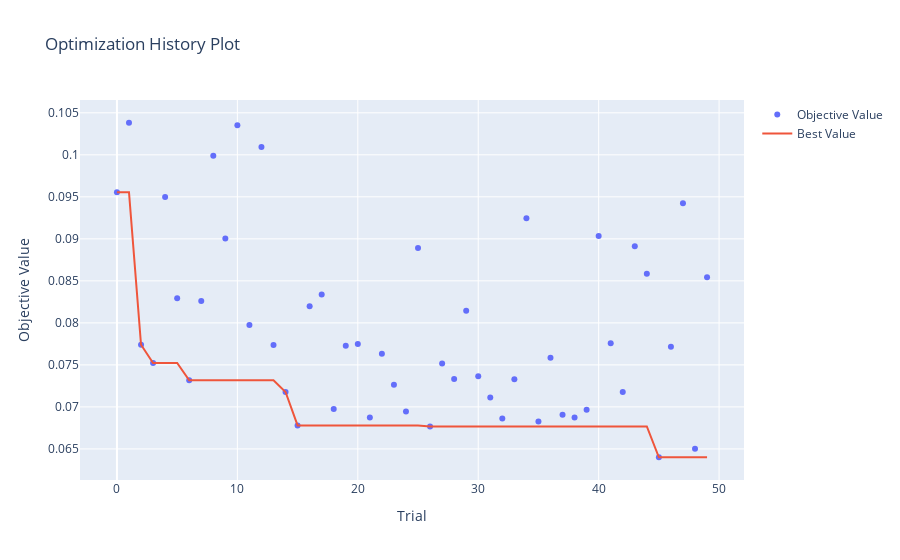
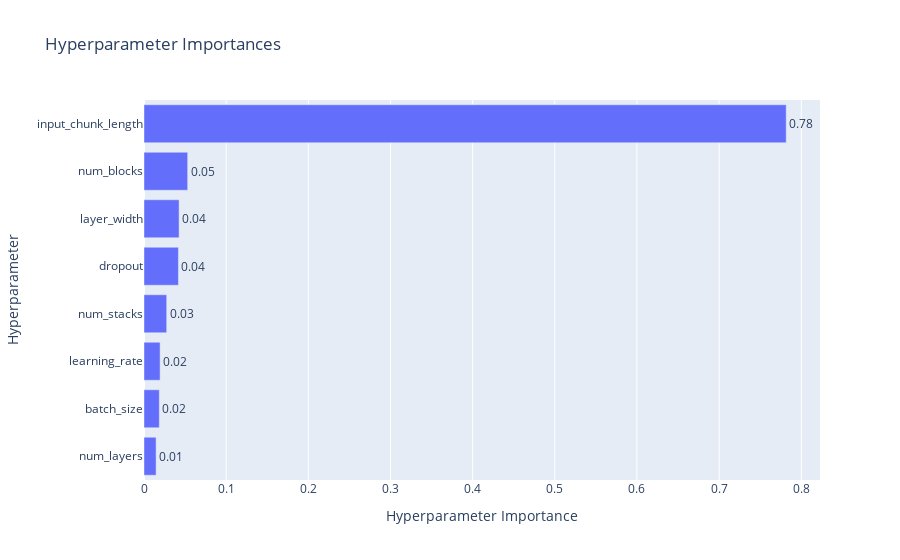
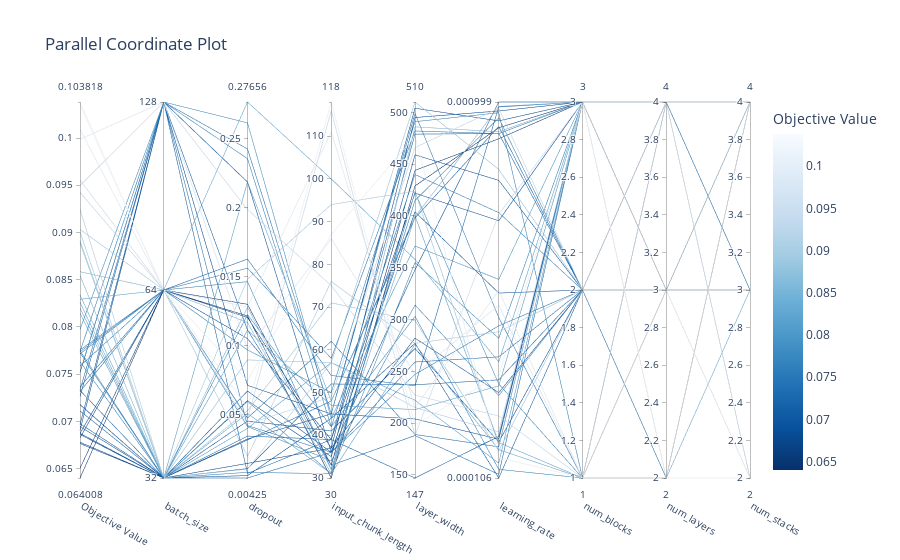

The cell these charts' notebook holds for them, in order:
### Code cell
import joblib
import optuna

# Load the study back from the file
study = joblib.load("nhits_study_final.pkl")
# Optimization history
optuna.visualization.plot_optimization_history(study).show()

# Parameter importances
optuna.visualization.plot_param_importances(study).show()

# Parallel coordinate plot
optuna.visualization.plot_parallel_coordinate(study).show()

### Figure 1 — Plotly figure (JSON) as saved in the notebook; plotly's stock layout.template omitted (floating-point values rounded to 4 significant figures)
{"data": [{"mode": "markers", "name": "Objective Value", "type": "scatter", "x": [0, 1, 2, 3, 4, 5, 6, 7, 8, 9, 10, 11, 12, 13, 14, 15, 16, 17, 18, 19, 20, 21, 22, 23, 24, 25, 26, 27, 28, 29, 30, 31, 32, 33, 34, 35, 36, 37, 38, 39, 40, 41, 42, 43, 44, 45, 46, 47, 48, 49], "y": [0.09554, 0.1038, 0.07739, 0.07522, 0.09497, 0.08293, 0.07316, 0.0826, 0.09988, 0.09006, 0.1035, 0.07973, 0.1009, 0.07737, 0.07178, 0.06779, 0.08198, 0.08339, 0.06975, 0.07727, 0.07749, 0.06874, 0.07632, 0.07263, 0.06945, 0.0889, 0.06767, 0.07517, 0.07331, 0.08144, 0.07365, 0.07112, 0.06863, 0.07328, 0.09246, 0.06827, 0.07586, 0.06905, 0.06874, 0.06966, 0.09033, 0.07757, 0.07177, 0.08913, 0.08585, 0.06401, 0.07715, 0.09424, 0.06503, 0.08544]}, {"mode": "lines", "name": "Best Value", "type": "scatter", "x": [0, 1, 2, 3, 4, 5, 6, 7, 8, 9, 10, 11, 12, 13, 14, 15, 16, 17, 18, 19, 20, 21, 22, 23, 24, 25, 26, 27, 28, 29, 30, 31, 32, 33, 34, 35, 36, 37, 38, 39, 40, 41, 42, 43, 44, 45, 46, 47, 48, 49], "y": [0.09554, 0.09554, 0.07739, 0.07522, 0.07522, 0.07522, 0.07316, 0.07316, 0.07316, 0.07316, 0.07316, 0.07316, 0.07316, 0.07316, 0.07178, 0.06779, 0.06779, 0.06779, 0.06779, 0.06779, 0.06779, 0.06779, 0.06779, 0.06779, 0.06779, 0.06779, 0.06767, 0.06767, 0.06767, 0.06767, 0.06767, 0.06767, 0.06767, 0.06767, 0.06767, 0.06767, 0.06767, 0.06767, 0.06767, 0.06767, 0.06767, 0.06767, 0.06767, 0.06767, 0.06767, 0.06401, 0.06401, 0.06401, 0.06401, 0.06401]}, {"marker": {"color": "#cccccc"}, "mode": "markers", "name": "Infeasible Trial", "showlegend": false, "type": "scatter", "x": [], "y": []}], "layout": {"title": {"text": "Optimization History Plot"}, "xaxis": {"title": {"text": "Trial"}}, "yaxis": {"title": {"text": "Objective Value"}}}}

### Figure 2 — Plotly figure (JSON) as saved in the notebook; plotly's stock layout.template omitted (floating-point values rounded to 4 significant figures)
{"data": [{"cliponaxis": false, "hovertemplate": ["num_layers (IntDistribution): 0.014724539991665465<extra></extra>", "batch_size (CategoricalDistribution): 0.018618448612156634<extra></extra>", "learning_rate (FloatDistribution): 0.019592269586591063<extra></extra>", "num_stacks (IntDistribution): 0.02762198567754937<extra></extra>", "dropout (FloatDistribution): 0.0419033541741374<extra></extra>", "layer_width (IntDistribution): 0.04271297180011892<extra></extra>", "num_blocks (IntDistribution): 0.0531627789628631<extra></extra>", "input_chunk_length (IntDistribution): 0.7816636511949181<extra></extra>"], "name": "Objective Value", "orientation": "h", "text": ["0.01", "0.02", "0.02", "0.03", "0.04", "0.04", "0.05", "0.78"], "textposition": "outside", "type": "bar", "x": [0.01472, 0.01862, 0.01959, 0.02762, 0.0419, 0.04271, 0.05316, 0.7817], "y": ["num_layers", "batch_size", "learning_rate", "num_stacks", "dropout", "layer_width", "num_blocks", "input_chunk_length"]}], "layout": {"title": {"text": "Hyperparameter Importances"}, "xaxis": {"title": {"text": "Hyperparameter Importance"}}, "yaxis": {"title": {"text": "Hyperparameter"}}}}

### Figure 3 — Plotly figure (JSON) as saved in the notebook; plotly's stock layout.template omitted (floating-point values rounded to 4 significant figures)
{"data": [{"dimensions": [{"label": "Objective Value", "range": [0.06401, 0.1038], "values": [0.0826, 0.09006, 0.07178, 0.06779, 0.08198, 0.08339, 0.06975, 0.07727, 0.07749, 0.06874, 0.07632, 0.06945, 0.0889, 0.06767, 0.08144, 0.07112, 0.06863, 0.07328, 0.09246, 0.07177, 0.08913, 0.08544, 0.09554, 0.1038, 0.08293, 0.07316, 0.1035, 0.1009, 0.07737, 0.07365, 0.06827, 0.07586, 0.06874, 0.09033, 0.07757, 0.08585, 0.06401, 0.07715, 0.09424, 0.06503, 0.07739, 0.07522, 0.09497, 0.09988, 0.07973, 0.07263, 0.07517, 0.07331, 0.06905, 0.06966]}, {"label": "batch_size", "range": [0, 2], "ticktext": ["32", "64", "128"], "tickvals": [0, 1, 2], "values": [0, 0, 0, 0, 0, 0, 0, 0, 0, 0, 0, 0, 0, 0, 0, 0, 0, 0, 0, 0, 0, 0, 1, 1, 1, 1, 1, 1, 1, 1, 1, 1, 1, 1, 1, 1, 1, 1, 1, 1, 2, 2, 2, 2, 2, 2, 2, 2, 2, 2]}, {"label": "dropout", "range": [0.004253, 0.2766], "values": [0.2187, 0.1481, 0.01107, 0.01484, 0.0402, 0.05099, 0.06727, 0.05981, 0.008366, 0.06026, 0.1226, 0.005994, 0.05298, 0.03246, 0.1113, 0.0346, 0.04551, 0.004253, 0.01074, 0.03177, 0.08978, 0.1279, 0.0468, 0.05502, 0.2766, 0.1628, 0.07479, 0.1281, 0.09696, 0.04769, 0.1205, 0.1562, 0.1052, 0.01993, 0.04156, 0.1169, 0.1216, 0.1464, 0.04341, 0.1301, 0.2356, 0.2425, 0.1988, 0.09755, 0.2614, 0.007581, 0.04221, 0.1114, 0.07134, 0.2186]}, {"label": "input_chunk_length", "range": [30, 118], "values": [48, 94, 52, 37, 57, 31, 36, 31, 31, 35, 42, 44, 71, 45, 47, 39, 41, 36, 57, 48, 57, 32, 116, 118, 100, 54, 87, 111, 50, 62, 37, 58, 39, 76, 34, 31, 30, 32, 49, 33, 42, 45, 75, 86, 44, 39, 36, 33, 45, 36]}, {"label": "layer_width", "range": [147, 510], "values": [400, 424, 237, 282, 222, 276, 404, 355, 423, 459, 440, 277, 299, 204, 213, 147, 272, 259, 215, 398, 510, 399, 188, 198, 358, 236, 477, 215, 491, 189, 495, 482, 422, 277, 314, 486, 429, 415, 466, 444, 303, 499, 227, 247, 371, 479, 247, 188, 504, 348]}, {"label": "learning_rate", "range": [-3.976, -3.0], "ticktext": ["0.000106", "0.000999"], "tickvals": [-3.976, -3.0], "values": [-3.884, -3.892, -3.721, -3.755, -3.938, -3.902, -3.496, -3.614, -3.732, -3.204, -3.287, -3.976, -3.905, -3.875, -3.737, -3.868, -3.883, -3.662, -3.856, -3.064, -3.175, -3.012, -3.292, -3.709, -3.675, -3.013, -3.923, -3.489, -3.028, -3.895, -3.024, -3.082, -3.308, -3.597, -3.762, -3.078, -3.067, -3.042, -3.016, -3.096, -3.954, -3.56, -3.815, -3.528, -3.461, -3.082, -3.581, -3.967, -3.049, -3.0]}, {"label": "num_blocks", "range": [1, 3], "values": [1, 3, 2, 2, 3, 1, 2, 3, 1, 2, 2, 2, 2, 3, 3, 3, 2, 2, 3, 2, 2, 3, 3, 3, 3, 3, 1, 1, 1, 3, 3, 3, 3, 2, 2, 3, 3, 2, 2, 3, 1, 1, 1, 1, 3, 2, 2, 3, 3, 3]}, {"label": "num_layers", "range": [2, 4], "values": [4, 3, 2, 3, 2, 2, 3, 4, 3, 3, 2, 4, 4, 4, 4, 4, 4, 3, 4, 3, 4, 4, 3, 2, 4, 3, 3, 2, 3, 4, 4, 4, 4, 3, 3, 3, 4, 4, 4, 4, 3, 4, 4, 2, 4, 3, 3, 4, 4, 4]}, {"label": "num_stacks", "range": [2, 4], "values": [4, 2, 4, 4, 4, 3, 4, 4, 4, 4, 4, 4, 4, 4, 4, 3, 4, 4, 4, 4, 4, 4, 3, 2, 4, 3, 2, 4, 3, 4, 4, 4, 4, 4, 4, 4, 4, 4, 4, 4, 3, 3, 2, 4, 2, 4, 4, 4, 4, 4]}], "labelangle": 30, "labelside": "bottom", "line": {"color": [0.0826, 0.09006, 0.07178, 0.06779, 0.08198, 0.08339, 0.06975, 0.07727, 0.07749, 0.06874, 0.07632, 0.06945, 0.0889, 0.06767, 0.08144, 0.07112, 0.06863, 0.07328, 0.09246, 0.07177, 0.08913, 0.08544, 0.09554, 0.1038, 0.08293, 0.07316, 0.1035, 0.1009, 0.07737, 0.07365, 0.06827, 0.07586, 0.06874, 0.09033, 0.07757, 0.08585, 0.06401, 0.07715, 0.09424, 0.06503, 0.07739, 0.07522, 0.09497, 0.09988, 0.07973, 0.07263, 0.07517, 0.07331, 0.06905, 0.06966], "colorbar": {"title": {"text": "Objective Value"}}, "colorscale": [[0, "rgb(247,251,255)"], [0.125, "rgb(222,235,247)"], [0.25, "rgb(198,219,239)"], [0.375, "rgb(158,202,225)"], [0.5, "rgb(107,174,214)"], [0.625, "rgb(66,146,198)"], [0.75, "rgb(33,113,181)"], [0.875, "rgb(8,81,156)"], [1, "rgb(8,48,107)"]], "reversescale": true, "showscale": true}, "type": "parcoords"}], "layout": {"title": {"text": "Parallel Coordinate Plot"}}}
